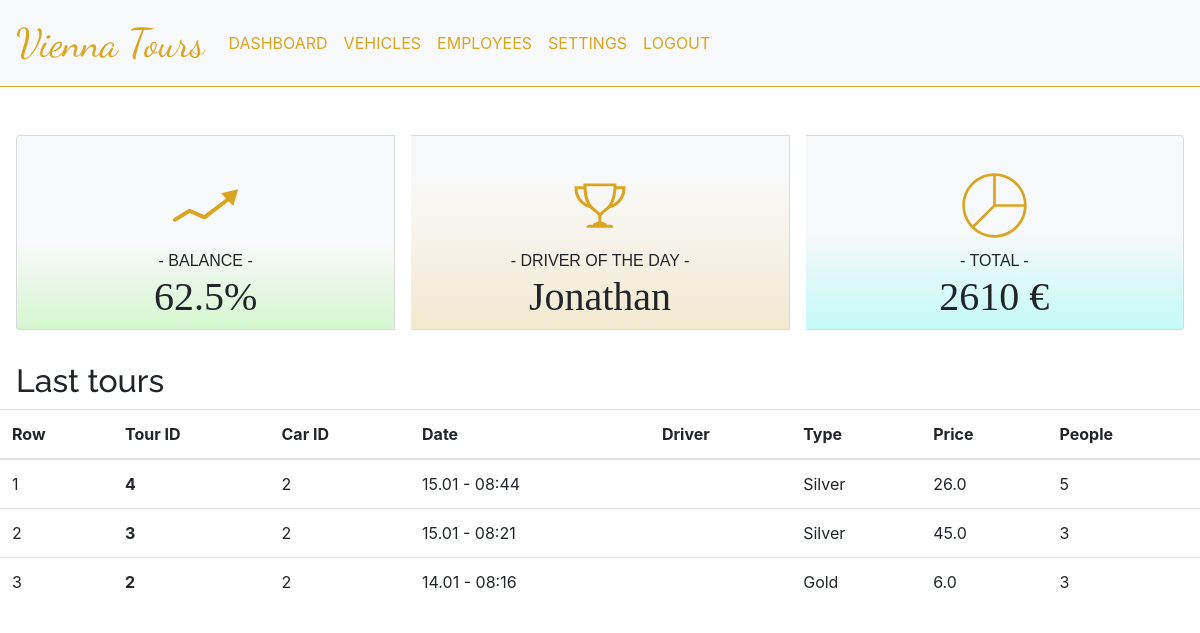
The page /supervisor/ (signed in) on the database as committed earlier.
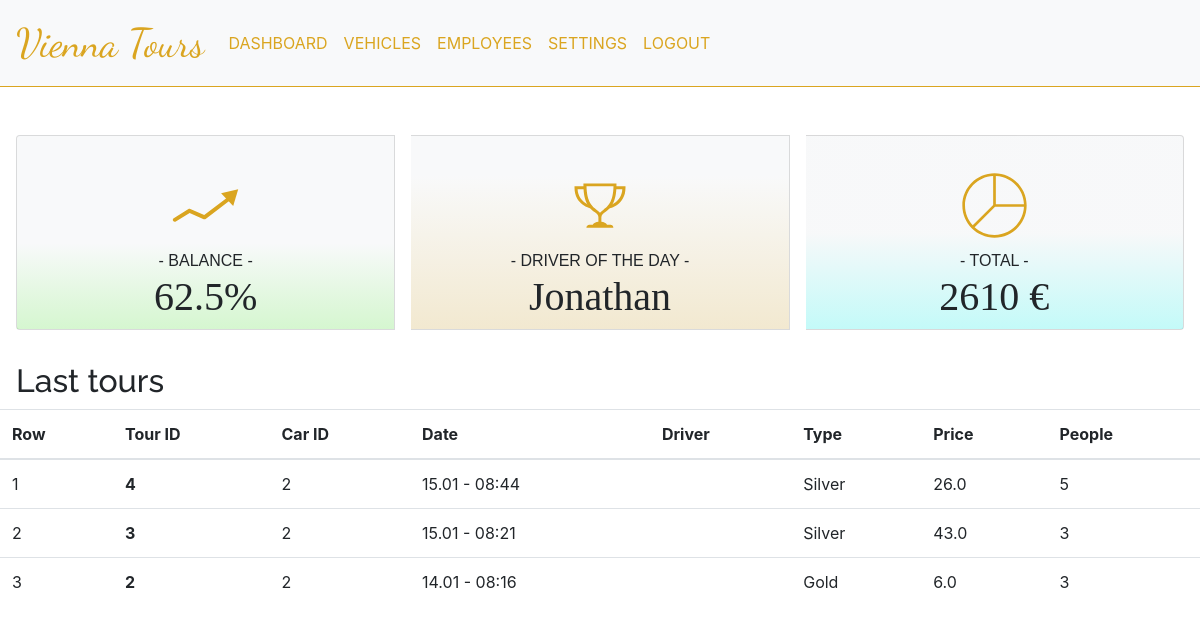
The same page on the database as committed later.
### supervisor/models.py (models this page shows, shortened)
class Tour(models.Model):
    driverID = models.ForeignKey(User, on_delete=models.DO_NOTHING)  #TODO change to something else. If User is deleted, delete tours?
    carID = models.ForeignKey(Car, on_delete=models.DO_NOTHING)
    date = models.DateTimeField(default=timezone.now) #TODO change to something else
    duration = models.FloatField()
    tourType = models.CharField(max_length=20)
    people = models.IntegerField()
    price = models.FloatField()

class Car(models.Model):
    latitude = models.FloatField(default=0.0)
    longitude = models.FloatField(default=0.0)
    photoOption = models.CharField(max_length=20, default='car-black')

### supervisor/views.py (the view)
# urls.py: path('', views.dashboard, name='supervisor-dashboard'),
def dashboard(request):
    tours = {
        'tours' : Tour.objects.order_by("-date")[:3] #Get last 3 tours
    }
    return render(request, 'supervisor/index.html', tours)

### supervisor/templates/supervisor/index.html
{% extends "nav.html" %}
{% block content %}
<div class="card-group">
    <div class="card bg-light">
        <div class="card-body text-center" id="balance">
                <img class="card-img" alt="stats" src="../static/images/stats-icon.svg"/>
                 <p class="card-subtitle">- BALANCE -</p>
                <h1 class="card-header-tabs">62.5%</h1>
        </div>
    </div>
    <div class="card bg-light">
        <div class="card-body text-center" id="driver-of-the-day">
            <img class="card-img" alt="trophy" src="../static/images/trophy-icon.svg"/>
            <p class="card-subtitle">- DRIVER OF THE DAY -</p>
            <h1 class="card-header-tabs">Jonathan</h1>
        </div>
    </div>
    <div class="card bg-light">
        <div class="card-body text-center" id="total">
            <img class="card-img" alt="summary" src="../static/images/summary-icon.svg"/>
            <p class="card-subtitle">- TOTAL -</p>
            <h1 class="card-header-tabs">2610 €</h1>
        </div>
    </div>
</div>
<div class="table-header">
    <h2>Last tours</h2>
</div>
<table class="table">
    <thead>
        <tr>
            <th scope="col">Row</th>
            <th scope="col">Tour ID</th>
            <th scope="col">Car ID</th>
            <th scope="col">Date</th>
            <th scope="col">Driver</th>
            <th scope="col">Type</th>
            <th scope="col">Price</th>
            <th scope="col">People</th>
        </tr>
        </thead>
        <tbody>
    {% for post in tours %}
    <tr>
        <td>{{forloop.counter}}</td>
        <th scope="row">{{ post.id }}</th>
        <td>{{ post.carID.id }}</td>
        <td>{{ post.date|date:"d.m - H:i" }}</td>
        <td>{{ post.driverID.name }} {{ post.driverID.surname }}</td>
        <td>{{ post.tourType }}</td>
        <td>{{ post.price }}</td>
        <td>{{ post.people }}</td>
    </tr>
    {% endfor %}
</tbody>
</table>
{% endblock content %}

### supervisor/templates/nav.html (shortened to what this page needs)
<!DOCTYPE html>
<html lang="en">
<head>
    <link rel="stylesheet" href="/static/styles/style.css"/>
    <link rel="stylesheet" href="https://maxcdn.bootstrapcdn.com/bootstrap/4.5.2/css/bootstrap.min.css">
</head>
<body>
<nav class="navbar navbar-expand-md bg-light navbar-inverse">
    <a class="navbar-brand" href="index.php">Vienna Tours</a>
    <div class="collapse navbar-collapse" id="collapsibleNavbar">
        <ul class="navbar-nav">
            <li class="nav-item">
                <a class="nav-link" href="{% url 'supervisor-dashboard' %}">Dashboard</a>
            </li>
            <li class="nav-item">
                <a class="nav-link" href="{% url 'supervisor-vehicles' %}">Vehicles</a>
            </li>
            <li class="nav-item">
                <a class="nav-link" href="{% url 'supervisor-employees' %}">Employees</a>
            </li>
            <li class="nav-item">
                <a class="nav-link" href="{% url 'supervisor-settings' %}">Settings</a>
            </li>
            <li class="nav-item">
                <a class="nav-link" href="{% url 'logout' %}">Logout</a>
            </li>
        </ul>
    </div>
</nav>
{% block content %}{% endblock %}
</body>
</html>

### supervisor/static/styles/style.css (style rules this page uses)
body { padding-bottom: 5em; }
.nav-link, .navbar-brand { color: #daa520; }
.navbar { border-bottom: 1pt solid #daa520; margin-bottom: 2em; }
.nav-link { text-transform: uppercase; }
.navbar-brand { font-family: 'Dancing Script', cursive; font-size: 2.5em !important; }
.card-header-tabs { font-family: "Gill Sans MT", serif; }
.card-img { max-width: 20%; height: auto; margin: 1em; }
.card { font-family: 'PT Sans Narrow', sans-serif; margin: 1em; }
.table-header { margin-top: 2em; margin-left: 1em; font-family: 'Raleway', sans-serif; }
#balance { background: rgb(80,237,47); background: linear-gradient(0deg, rgba(80,237,47,0.20770306413581052) 0%, rgba(255,255,255,0.07044816217502625) 45%); }
#driver-of-the-day { background: rgb(218,165,32); background: linear-gradient(0deg, rgba(218,165,32,0.1936974618949142) 0%, rgba(255,255,255,0.07044816217502625) 80%); }
#total { background: rgb(45,253,244); background: linear-gradient(0deg, rgba(45,253,244,0.25812323220303746) 0%, rgba(208,206,202,0.017226873659620057) 50%); }
body { font-family: "Lato", sans-serif; }

Rows that differ between the two databases and show on the page:
changed Tour id 3: price "45.0" → "43.0"
